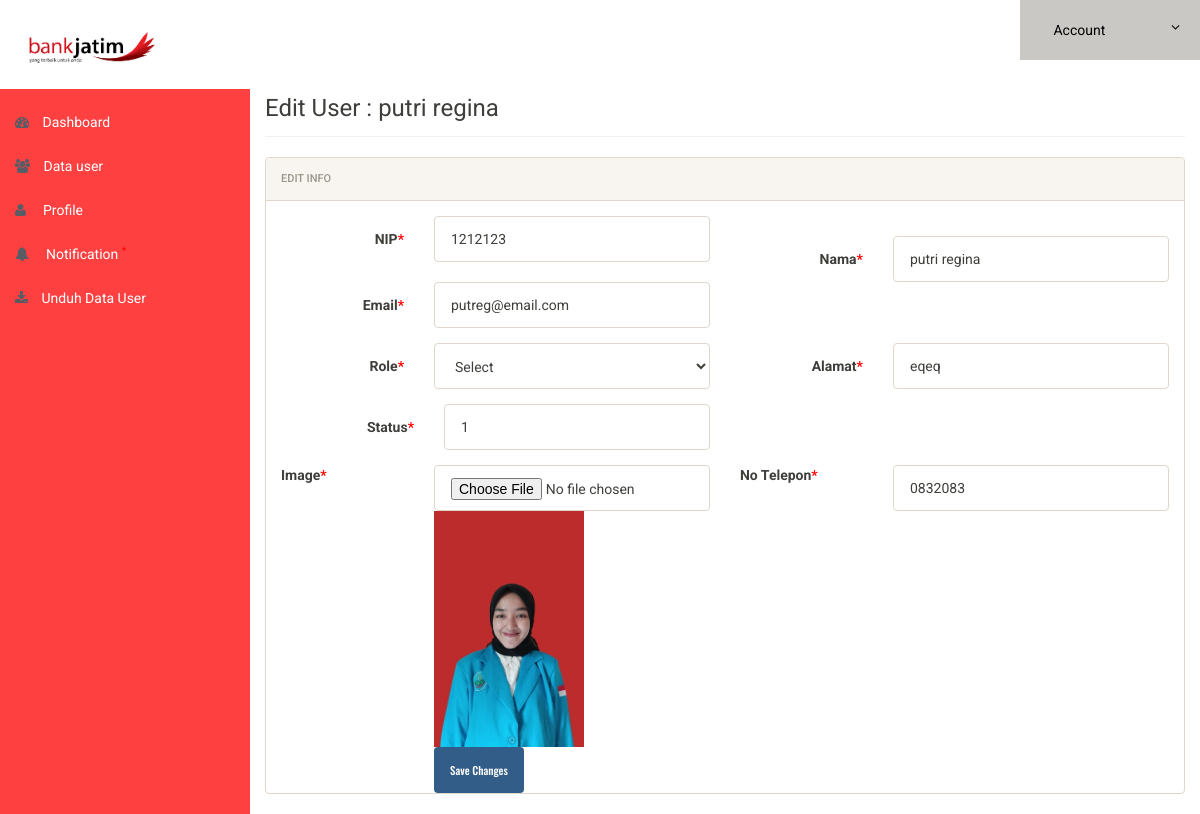
Before: /admin/edit-user.php?edit=21 (signed in) with the older database file.
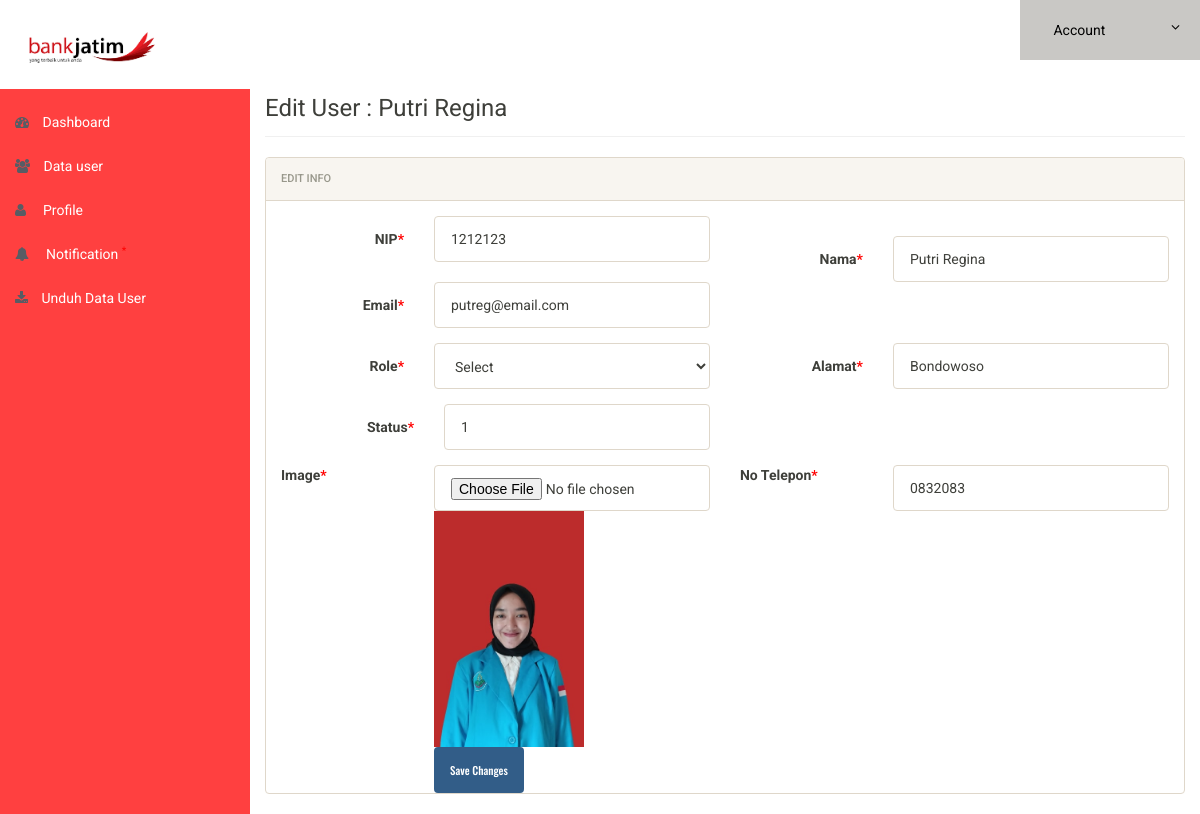
After: the same page with the newer database file.
### tables this page shows
CREATE TABLE `users` (
  `id` int(11) NOT NULL,
  `nip` int(100) NOT NULL,
  `name` varchar(50) NOT NULL,
  `email` varchar(50) NOT NULL,
  `password` varchar(50) NOT NULL,
  `role` varchar(50) NOT NULL,
  `mobile` varchar(50) NOT NULL,
  `designation` varchar(50) NOT NULL,
  `image` varchar(50) NOT NULL,
  `status` int(10) NOT NULL DEFAULT 0,
  `baned` enum('n','y') NOT NULL,
  `logintime` int(2) NOT NULL
);

### admin/edit-user.php (the view, shortened to what this page needs)
<?php
include('includes/config.php');
if(strlen($_SESSION['alogin'])==0)
	{
header('location:index.php');
}
else{
if(isset($_GET['edit']))
	{
		$editid=$_GET['edit'];
	}
?>
<!doctype html>
<html lang="en" class="no-js">
<head>
	<link rel="stylesheet" href="css/font-awesome.min.css">
	<link rel="stylesheet" href="css/bootstrap.min.css">
	<link rel="stylesheet" href="css/dataTables.bootstrap.min.css">
	<link rel="stylesheet" href="css/bootstrap-social.css">
	<link rel="stylesheet" href="css/bootstrap-select.css">
	<link rel="stylesheet" href="css/fileinput.min.css">
	<link rel="stylesheet" href="css/awesome-bootstrap-checkbox.css">
	<link rel="stylesheet" href="css/style.css">
</head>
<body>
<?php
		$sql = "SELECT * from users where id = :editid";
		$query = $dbh -> prepare($sql);
		$query->bindParam(':editid',$editid,PDO::PARAM_INT);
		$query->execute();
		$result=$query->fetch(PDO::FETCH_OBJ);
?>
	<?php include('includes/header.php');?>
	<div class="ts-main-content">
	<?php include('includes/leftbar.php');?>
		<div class="content-wrapper">
			<div class="container-fluid">
				<div class="row">
					<div class="col-md-12">
						<h3 class="page-title">Edit User : <?php echo htmlentities($result->name); ?></h3>
						<div class="row">
							<div class="col-md-12">
								<div class="panel panel-default">
									<div class="panel-heading">Edit Info</div>
									<div class="panel-body">
<form method="post" class="form-horizontal" enctype="multipart/form-data" name="imgform">
<div class="form-group">
<label class="col-sm-2 control-label">NIP<span style="color:red">*</span></label>
<div class="col-sm-4">
<input type="text" name="nip" class="form-control" required value="<?php echo htmlentities($result->nip);?>">
</div>
<br>
<label class="col-sm-2 control-label">Nama<span style="color:red">*</span></label>
<div class="col-sm-4">
<input type="text" name="name" class="form-control" required value="<?php echo htmlentities($result->name);?>">
</div>
<label class="col-sm-2 control-label">Email<span style="color:red">*</span></label>
<div class="col-sm-4">
<input type="email" name="email" class="form-control" required value="<?php echo htmlentities($result->email);?>">
</div>
</div>
<div class="form-group">
<label class="col-sm-2 control-label">Role<span style="color:red">*</span></label>
<div class="col-sm-4">
<select name="role" class="form-control" required>
							<option value="">Select</option>
                            </select>
</div>
<label class="col-sm-2 control-label">Alamat<span style="color:red">*</span></label>
<div class="col-sm-4">
<input type="text" name="designation" class="form-control" required value="<?php echo htmlentities($result->designation);?>">
</div>
</div>
<label class="col-sm-2 control-label">Status<span style="color:red">*</span></label>
<div class="col-sm-4">
<input type="text" name="status" class="form-control" required value="<?php echo htmlentities($result->status);?>">
</div>
</div>
<div class="form-group">
<label class="col-sm-2 control-label">Image<span style="color:red">*</span></label>
<div class="col-sm-4">
<input type="file" name="image" class="form-control">
</div>
<label class="col-sm-2 control-label">No Telepon<span style="color:red">*</span></label>
<div class="col-sm-4">
<input type="number" name="mobileno" class="form-control" required value="<?php echo htmlentities($result->mobile);?>">
</div>
</div>
<div class="form-group">
	<div class="col-sm-8 col-sm-offset-2">
		<img src="../images/<?php echo htmlentities($result->image);?>" width="150px"/>
</div>
</div>
<div class="form-group">
	<div class="col-sm-8 col-sm-offset-2">
		<button class="btn btn-primary" name="submit" type="submit">Save Changes</button>
	</div>
</div>
									</div>
								</div>
							</div>
						</div>
					</div>
				</div>
			</div>
		</div>
</body>
</html>
<?php } ?>

Changed rows visible on the page:
changed users "putreg@email.com": name "putri regina" → "Putri Regina"; designation "eqeq" → "Bondowoso"
